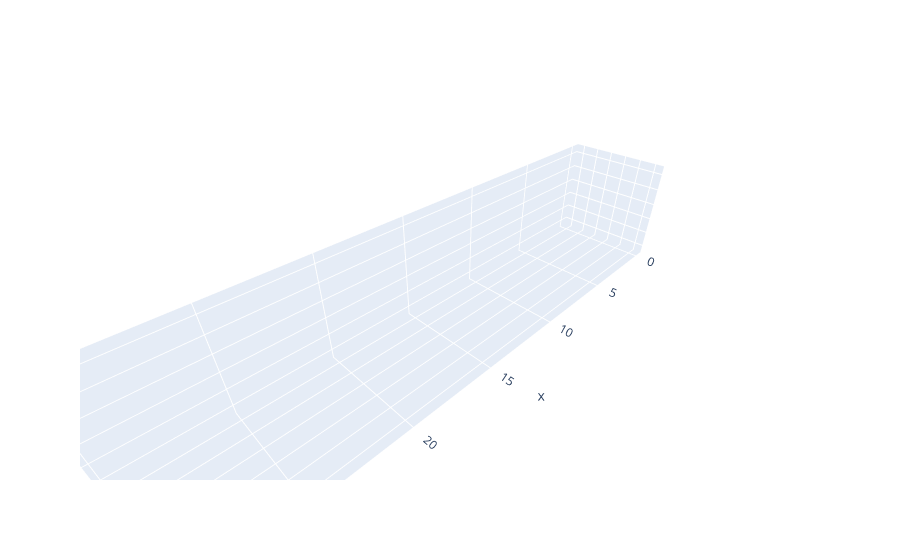

The code cell stored with this chart in its notebook:
### Code cell
import trace1 as G
import plotly.graph_objects as go
import numpy as np

fig = go.Figure()
G.plot_points(fig, np.array(pcd.points), size=0.5)
G.plot_surfaces(fig, surfaces, color='#0000ff', opacity=1)

### Figure 1 — Plotly figure (JSON) as saved in the notebook; plotly's stock layout.template omitted (floating-point values rounded to 4 significant figures)
{"data": [{"alphahull": 5, "color": "#0000ff", "i": [0, 3], "j": [1, 1], "k": [2, 2], "opacity": 1, "type": "mesh3d", "x": [0.2241, 9.794, 19.72, 29.3], "y": [-0.3525, 5.002, -0.01206, 5.343], "z": [2.646, 8.002, 2.983, 8.339]}], "layout": {"scene": {"aspectmode": "data"}}}
